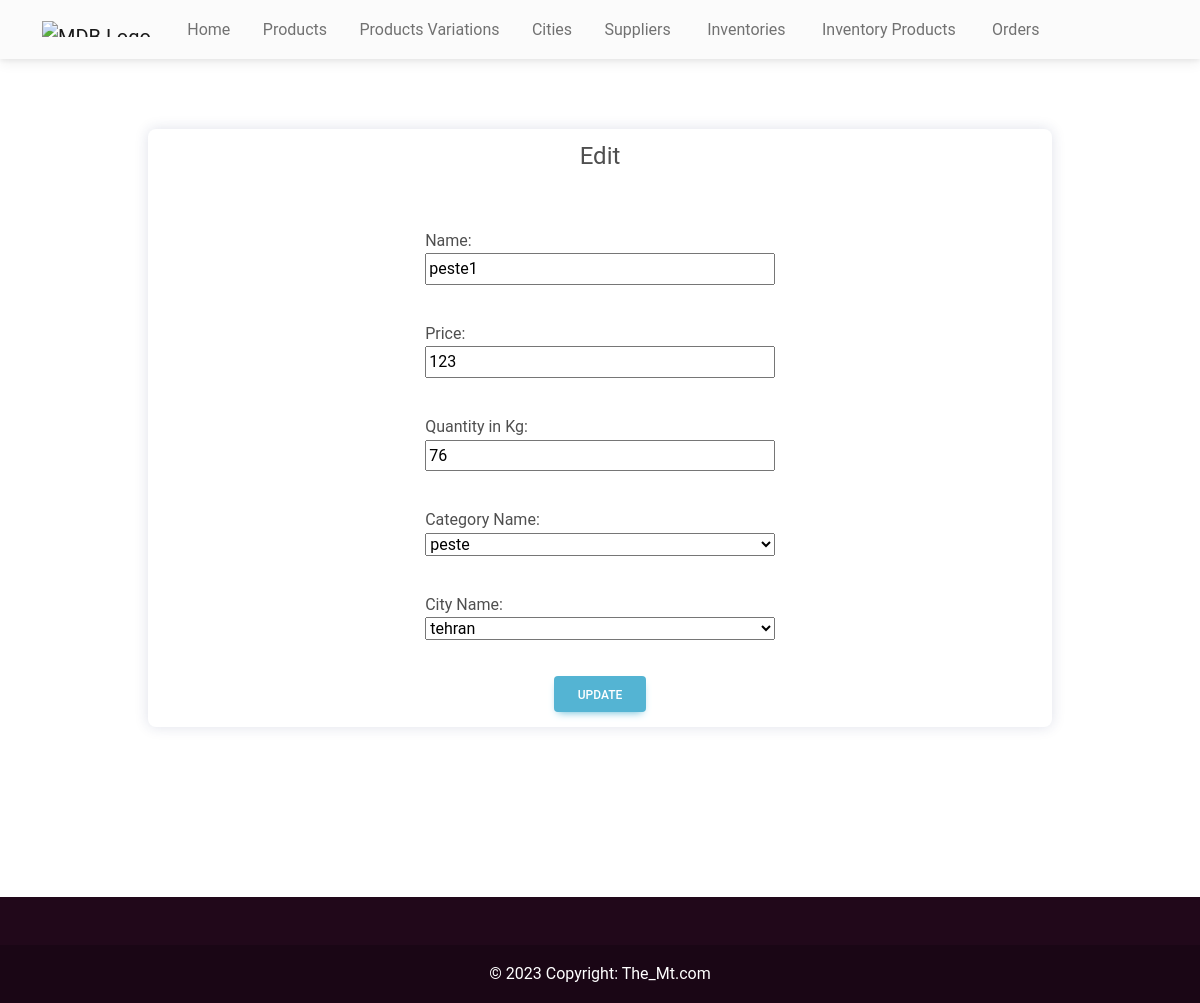
Screenshot of /adminHome/productUpdate/1/ with the database file from the repository.
### shop/models.py (models this page shows, shortened)
class Product(models.Model):
    name = models.CharField(max_length=200)
    price = models.CharField(max_length=200)
    quantity = models.PositiveIntegerField(verbose_name="Quantity in Kg")
    pType = models.ForeignKey(ProductVariation, on_delete=models.CASCADE, verbose_name="Category Name")
    cityId = models.ForeignKey(City, on_delete=models.CASCADE, verbose_name="City Name")

class ProductVariation(models.Model):
    name = models.CharField(max_length=200, verbose_name="Category Name")
    def __str__(self):
        return self.name

class City(models.Model):
    name = models.CharField(max_length=200, verbose_name="Name")
    def __str__(self):
        return self.name

### shop/views.py (the view)
# urls.py: path('adminHome/productUpdate/<int:pk>/', ProductUpdateView.as_view(), name='productUpdate'),
class ProductUpdateView(UpdateView):
    model = Product
    template_name = 'productUpdate.html'
    fields = ['name','price', 'quantity', 'pType', 'cityId']

### templates/productUpdate.html
{% extends 'adminBase.html' %} {% load static %} {% block cssLinks %}
<link rel="stylesheet" href="{% static 'css/product.css' %}" />
{% endblock cssLinks %} {% block content %}
<section class="productUpdate mb-14">
  <div class="container">
    <div class="card">
      <form action="" method="POST">
        <legend>Edit</legend>
        {% csrf_token %} {{ form.as_p }}
        <input class="btn btn-info" type="submit" value="Update" />
      </form>
    </div>
  </div>
</section>
{% endblock content %}

### static/css/product.css (style rules this page uses)
section.productUpdate { width: 100%; padding: 20px; }
section.productUpdate > .container { display: flex; width: 80%; flex-flow: row; justify-content: center; align-items: center; margin-top: 50px; }
section.productUpdate > .container > .card { width: 100%; padding: 15px; row-gap: 50px; box-shadow: 0px 0px 14px 0px rgba(36, 48, 110, 0.15); }
section.productUpdate > .container > .card > form { display: flex; width: 100%; flex-flow: column; justify-content: center; align-items: center; row-gap: 20px; }
section.productUpdate > .container > .card > form > legend { width: 100%; text-align: center; font-size: 24px; line-height: 24px; text-transform: capitalize; margin-bottom: 40px; }
section.productUpdate > .container > .card > form > p { display: flex; width: 40%; flex-flow: column nowrap; justify-content: center; align-items: start; }
section.productUpdate > .container > .card > form > p > input, section.productUpdate > .container > .card > form > p > select { width: 100%; }

### rows the page displays
Product: name "peste1", price "123", quantity "76", pType "peste", cityId "tehran"
